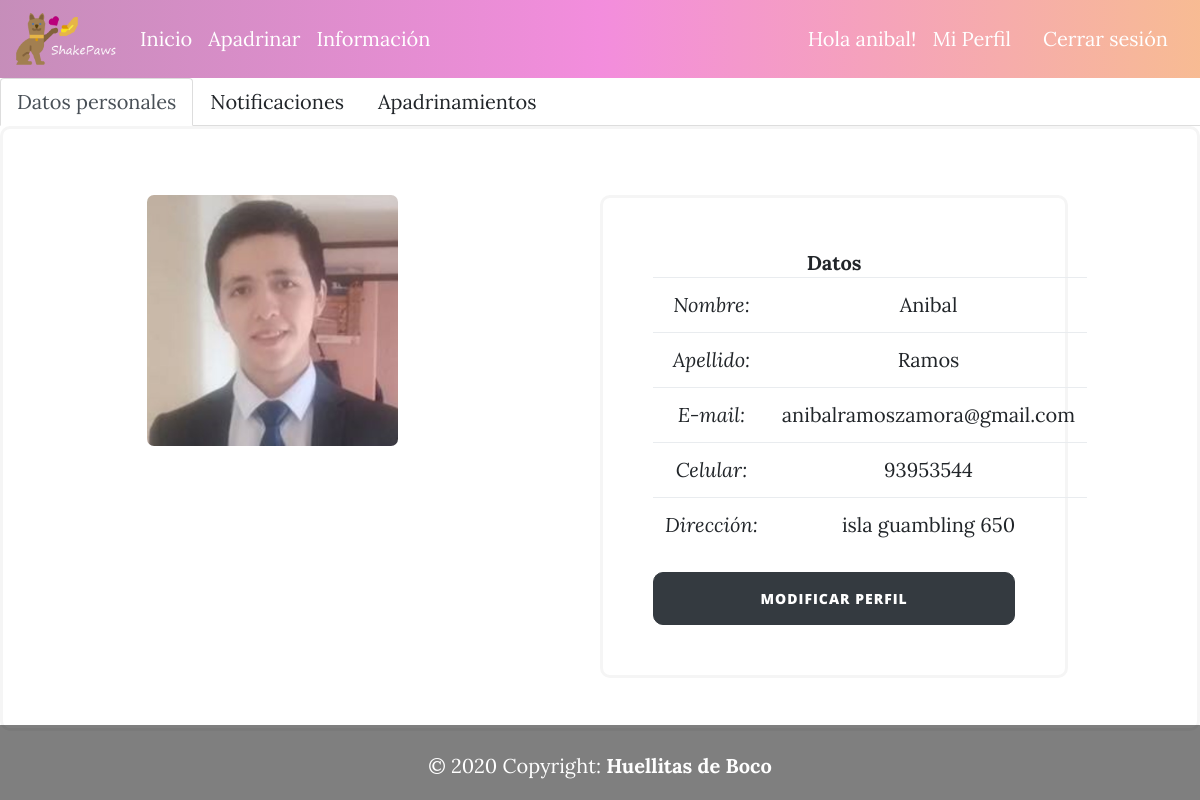
The page /accounts/perfil/ (signed in) on the database as committed earlier.
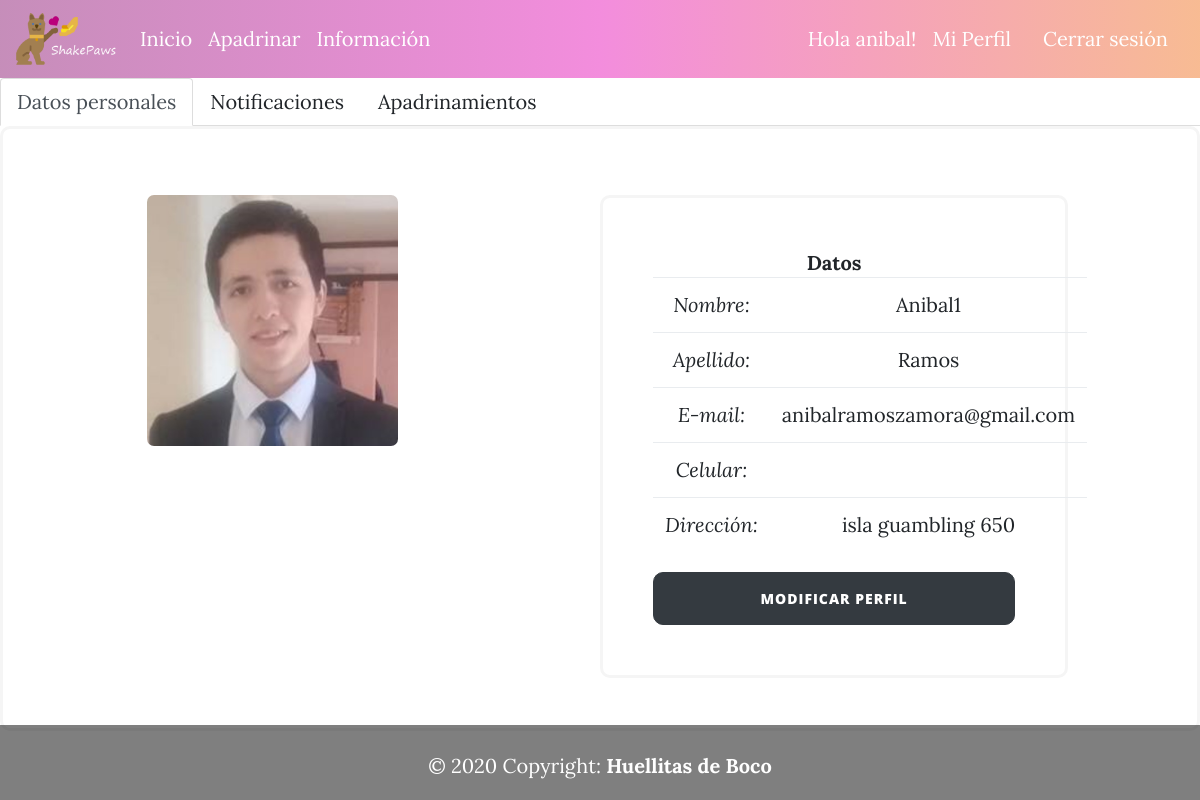
The same page on the database as committed later.
### registration/models.py (models this page shows, shortened)
class Profile(models.Model):
    user = models.OneToOneField(User, on_delete=models.CASCADE)
    image = models.ImageField(verbose_name = "Imagen", upload_to = "Perfiles", null=True, blank=True)
    fname = models.CharField(max_length = 50, verbose_name = "Nombre")
    lname = models.CharField(max_length = 50, verbose_name = "Apellido")
    email = models.EmailField(verbose_name = "E-mail")
    phone = models.CharField(max_length = 50, verbose_name = "Celular", blank=True)
    address = models.CharField(max_length = 50, verbose_name = "Direccion", blank=True)
    role = models.CharField(max_length = 50, verbose_name = "Cargo", blank=True)
    sponsorsToAnimals = models.ManyToManyField(Animal, through = "Profile_animal" , verbose_name = "ApadrinamientosAAnimales")
    class Meta:
        verbose_name = "Perfil"
        verbose_name_plural = "Perfiles"
        ordering = ['user__username']

### registration/views.py (the view)
# urls.py: path('perfil/', perfil, name="perfil"),
def perfil(request):
    perfil = Profile.objects.all()
    return render(request, "registration/profileAdmin.html", {'perfiles':perfil})

### registration/templates/registration/profileAdmin.html (shortened to what this page needs)
{% extends 'core/base.html' %}
{% load static %}
{% block content %}
{% if request.user.is_staff %}
{% else %}
<ul class="nav nav-tabs">
  <li class="nav-item">
    <a class="nav-link active" href="{% url 'perfil' %}">Datos personales</a>
  </li>
  <li class="nav-item">
    <a class="nav-link" href="{% url 'notificaciones' %}">Notificaciones</a>
  </li>
  <li class="nav-item">
    <a class="nav-link" href="{% url 'apadrinamientos' %}">Apadrinamientos</a>
  </li>
</ul>
{% endif %}
<div class="container-fluid"  id="form_div">
    <div class ="row justify-content-around">
        {% for perfil in perfiles %}
            {% if perfil.id == request.user.profile.id %}
            <div class="col col-md-3 align-self-start mt-3 text-center">
                    <img class="photo" src="/media/{{perfil.image}}" alt="">
            </div>
            <div class="col col-md-5 align-self-start mt-3 text-center" id="form_div">
                <table class="table table-hover">
                    <tbody>
                    <tr> <b>Datos</b> </tr>
                    <tr>
                        <td> <i>Nombre: </i></td>
                        <td>{{perfil.fname}}</td>
                    </tr>
                    <tr>
                        <td> <i>Apellido: </i></td>
                        <td>{{perfil.lname}}</td>
                    </tr>
                    <tr>
                        <td> <i>E-mail: </i></td>
                        <td>{{perfil.email}}</td>
                    </tr>
                    <tr>
                      <td> <i>Celular: </i></td>
                      <td>{{perfil.phone}}</td>
                    </tr>
                    <tr>
                      <td> <i>Dirección: </i></td>
                      <td>{{perfil.address}}</td>
                    </tr>
                    </tbody>
                </table>
            {% endif %}
        {% endfor %}
        <a href="{% url 'perfil-padrino'  %}" class="btn btn-dark btncard text-center">Modificar perfil</a>
      </div>
    </div>
</div>
{% endblock %}

Rows that differ between the two databases and show on the page:
changed Profile "Ramos": fname "Anibal" → "Anibal1"; phone "93953544" → (not shown)
